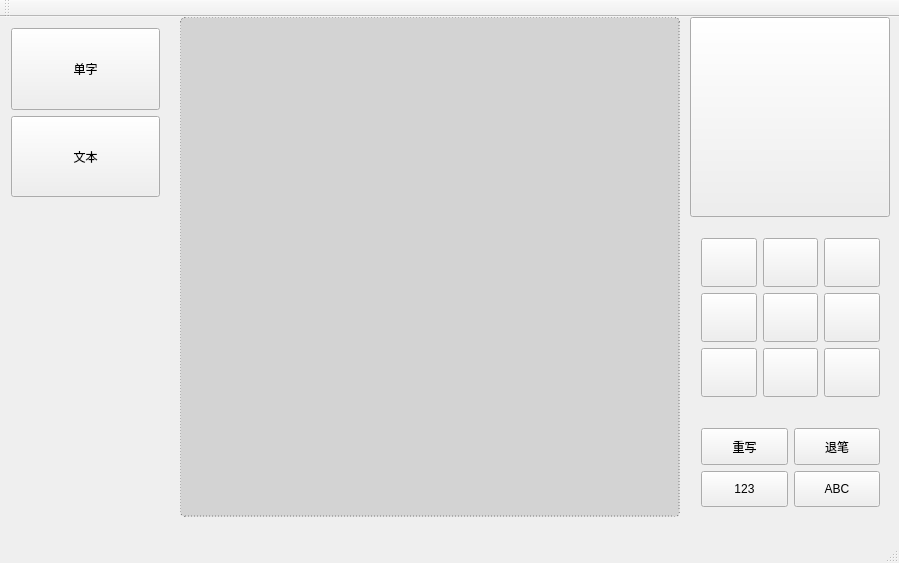
<?xml version="1.0" encoding="UTF-8"?>
<ui version="4.0">
 <class>handsinput</class>
 <widget class="QMainWindow" name="handsinput">
  <property name="geometry">
   <rect>
    <x>0</x>
    <y>0</y>
    <width>899</width>
    <height>563</height>
   </rect>
  </property>
  <property name="windowTitle">
   <string>handsinput</string>
  </property>
  <widget class="QWidget" name="centralWidget">
   <widget class="QStackedWidget" name="stackedWidget">
    <property name="geometry">
     <rect>
      <x>180</x>
      <y>0</y>
      <width>500</width>
      <height>500</height>
     </rect>
    </property>
    <property name="currentIndex">
     <number>0</number>
    </property>
    <widget class="QWidget" name="word_widget">
     <property name="styleSheet">
      <string notr="true">background-color: #D3D3D3;
border: 1px dashed #808080;
border-radius: 5px;</string>
     </property>
    </widget>
    <widget class="QWidget" name="text_widget">
     <property name="styleSheet">
      <string notr="true">background-color: #D3D3D3;
border: 1px solid #808080;
border-radius: 5px;</string>
     </property>
    </widget>
   </widget>
   <widget class="QPushButton" name="candidate_word1">
    <property name="geometry">
     <rect>
      <x>690</x>
      <y>0</y>
      <width>200</width>
      <height>200</height>
     </rect>
    </property>
    <property name="text">
     <string/>
    </property>
   </widget>
   <widget class="QWidget" name="layoutWidget">
    <property name="geometry">
     <rect>
      <x>0</x>
      <y>0</y>
      <width>171</width>
      <height>191</height>
     </rect>
    </property>
    <layout class="QVBoxLayout" name="verticalLayout">
     <item>
      <widget class="QPushButton" name="word_input">
       <property name="sizePolicy">
        <sizepolicy hsizetype="Minimum" vsizetype="Preferred">
         <horstretch>0</horstretch>
         <verstretch>0</verstretch>
        </sizepolicy>
       </property>
       <property name="text">
        <string>单字</string>
       </property>
      </widget>
     </item>
     <item>
      <widget class="QPushButton" name="text_input">
       <property name="sizePolicy">
        <sizepolicy hsizetype="Minimum" vsizetype="Preferred">
         <horstretch>0</horstretch>
         <verstretch>0</verstretch>
        </sizepolicy>
       </property>
       <property name="text">
        <string>文本</string>
       </property>
      </widget>
     </item>
    </layout>
    <zorder>text_input</zorder>
    <zorder>word_input</zorder>
   </widget>
   <widget class="QWidget" name="">
    <property name="geometry">
     <rect>
      <x>690</x>
      <y>400</y>
      <width>201</width>
      <height>101</height>
     </rect>
    </property>
    <layout class="QGridLayout" name="gridLayout_2">
     <item row="0" column="0">
      <widget class="QPushButton" name="clean">
       <property name="sizePolicy">
        <sizepolicy hsizetype="Minimum" vsizetype="Preferred">
         <horstretch>0</horstretch>
         <verstretch>0</verstretch>
        </sizepolicy>
       </property>
       <property name="text">
        <string>重写</string>
       </property>
      </widget>
     </item>
     <item row="0" column="1">
      <widget class="QPushButton" name="undo">
       <property name="sizePolicy">
        <sizepolicy hsizetype="Minimum" vsizetype="Preferred">
         <horstretch>0</horstretch>
         <verstretch>0</verstretch>
        </sizepolicy>
       </property>
       <property name="text">
        <string>退笔</string>
       </property>
      </widget>
     </item>
     <item row="1" column="0">
      <widget class="QPushButton" name="number">
       <property name="sizePolicy">
        <sizepolicy hsizetype="Minimum" vsizetype="Preferred">
         <horstretch>0</horstretch>
         <verstretch>0</verstretch>
        </sizepolicy>
       </property>
       <property name="text">
        <string>123</string>
       </property>
      </widget>
     </item>
     <item row="1" column="1">
      <widget class="QPushButton" name="pushButton_4">
       <property name="sizePolicy">
        <sizepolicy hsizetype="Minimum" vsizetype="Preferred">
         <horstretch>0</horstretch>
         <verstretch>0</verstretch>
        </sizepolicy>
       </property>
       <property name="text">
        <string>ABC</string>
       </property>
      </widget>
     </item>
    </layout>
   </widget>
   <widget class="QWidget" name="">
    <property name="geometry">
     <rect>
      <x>690</x>
      <y>210</y>
      <width>201</width>
      <height>181</height>
     </rect>
    </property>
    <layout class="QGridLayout" name="gridLayout">
     <property name="sizeConstraint">
      <enum>QLayout::SetDefaultConstraint</enum>
     </property>
     <item row="0" column="0">
      <widget class="QPushButton" name="word1">
       <property name="sizePolicy">
        <sizepolicy hsizetype="Minimum" vsizetype="Preferred">
         <horstretch>0</horstretch>
         <verstretch>0</verstretch>
        </sizepolicy>
       </property>
       <property name="text">
        <string/>
       </property>
      </widget>
     </item>
     <item row="0" column="1">
      <widget class="QPushButton" name="word2">
       <property name="sizePolicy">
        <sizepolicy hsizetype="Minimum" vsizetype="Preferred">
         <horstretch>0</horstretch>
         <verstretch>0</verstretch>
        </sizepolicy>
       </property>
       <property name="text">
        <string/>
       </property>
      </widget>
     </item>
     <item row="0" column="2">
      <widget class="QPushButton" name="word3">
       <property name="sizePolicy">
        <sizepolicy hsizetype="Minimum" vsizetype="Preferred">
         <horstretch>0</horstretch>
         <verstretch>0</verstretch>
        </sizepolicy>
       </property>
       <property name="text">
        <string/>
       </property>
      </widget>
     </item>
     <item row="1" column="1">
      <widget class="QPushButton" name="word5">
       <property name="sizePolicy">
        <sizepolicy hsizetype="Minimum" vsizetype="Preferred">
         <horstretch>0</horstretch>
         <verstretch>0</verstretch>
        </sizepolicy>
       </property>
       <property name="text">
        <string/>
       </property>
      </widget>
     </item>
     <item row="1" column="2">
      <widget class="QPushButton" name="word6">
       <property name="sizePolicy">
        <sizepolicy hsizetype="Minimum" vsizetype="Preferred">
         <horstretch>0</horstretch>
         <verstretch>0</verstretch>
        </sizepolicy>
       </property>
       <property name="text">
        <string/>
       </property>
      </widget>
     </item>
     <item row="2" column="0">
      <widget class="QPushButton" name="word7">
       <property name="sizePolicy">
        <sizepolicy hsizetype="Minimum" vsizetype="Preferred">
         <horstretch>0</horstretch>
         <verstretch>0</verstretch>
        </sizepolicy>
       </property>
       <property name="text">
        <string/>
       </property>
      </widget>
     </item>
     <item row="2" column="1">
      <widget class="QPushButton" name="word8">
       <property name="sizePolicy">
        <sizepolicy hsizetype="Minimum" vsizetype="Preferred">
         <horstretch>0</horstretch>
         <verstretch>0</verstretch>
        </sizepolicy>
       </property>
       <property name="text">
        <string/>
       </property>
      </widget>
     </item>
     <item row="2" column="2">
      <widget class="QPushButton" name="word9">
       <property name="sizePolicy">
        <sizepolicy hsizetype="Minimum" vsizetype="Preferred">
         <horstretch>0</horstretch>
         <verstretch>0</verstretch>
        </sizepolicy>
       </property>
       <property name="text">
        <string/>
       </property>
      </widget>
     </item>
     <item row="1" column="0">
      <widget class="QPushButton" name="word4">
       <property name="sizePolicy">
        <sizepolicy hsizetype="Minimum" vsizetype="Preferred">
         <horstretch>0</horstretch>
         <verstretch>0</verstretch>
        </sizepolicy>
       </property>
       <property name="text">
        <string/>
       </property>
      </widget>
     </item>
    </layout>
   </widget>
  </widget>
  <widget class="QMenuBar" name="menuBar">
   <property name="geometry">
    <rect>
     <x>0</x>
     <y>0</y>
     <width>899</width>
     <height>23</height>
    </rect>
   </property>
  </widget>
  <widget class="QToolBar" name="mainToolBar">
   <attribute name="toolBarArea">
    <enum>TopToolBarArea</enum>
   </attribute>
   <attribute name="toolBarBreak">
    <bool>false</bool>
   </attribute>
  </widget>
  <widget class="QStatusBar" name="statusBar"/>
 </widget>
 <layoutdefault spacing="6" margin="11"/>
 <resources/>
 <connections/>
</ui>
